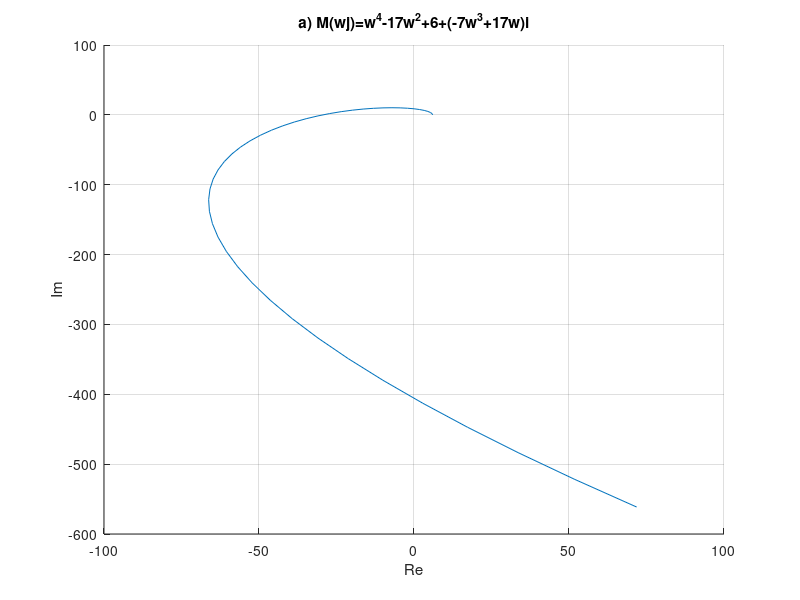
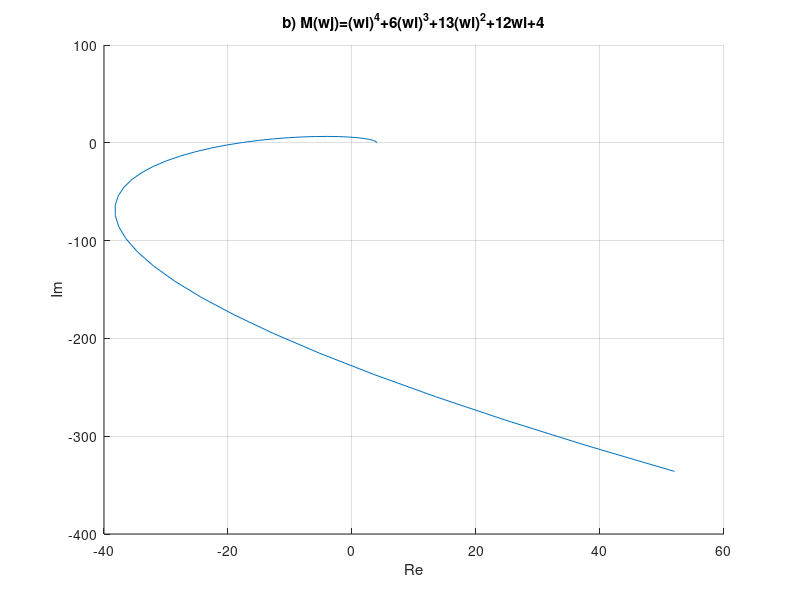
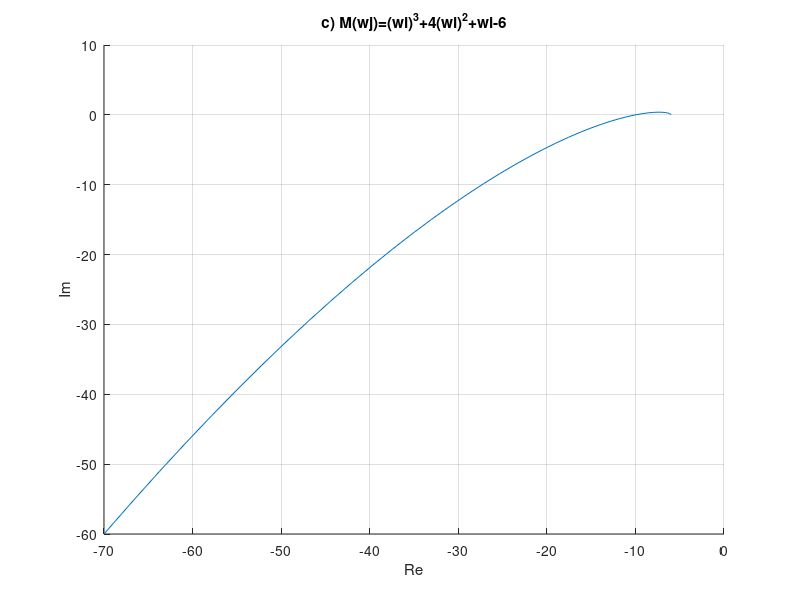
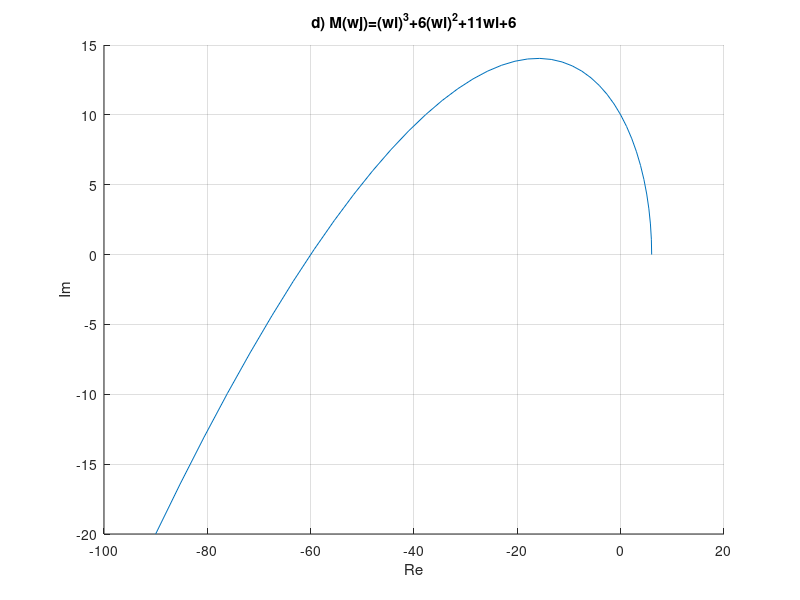

These charts were generated, in order, by the following MATLAB code:
close all;
clear all;



w=0:0.1:4.5;


M=w.^4-17*(w.^2)+6+(-7*(w.^3)+17*w)*i;
figure(1)
grid on
hold on


plot(M);

title("a) M(wj)=w^{4}-17w^{2}+6+(-7w^{3}+17w)i");
xlabel("Re");
ylabel("Im");

w=0:0.1:4;


M=(w*i).^4+6*(w*i).^3+13*(w*i).^2+12*w*i+4;
figure(2)
grid on
hold on


plot(M);

title("b) M(wj)=(wi)^{4}+6(wi)^{3}+13(wi)^{2}+12wi+4");
xlabel("Re");
ylabel("Im");


w=0:0.1:4;

M=(w*i).^3+4*(w*i).^2+w*i-6;
figure(3)
grid on
hold on


plot(M);

title("c) M(wj)=(wi)^{3}+4(wi)^{2}+wi-6");
xlabel("Re");
ylabel("Im");



w=0:0.1:4;

M=(w*i).^3+6*(w*i).^2+11*w*i+6;
figure(4)
grid on
hold on


plot(M);

title("d) M(wj)=(wi)^{3}+6(wi)^{2}+11wi+6");
xlabel("Re");
ylabel("Im");